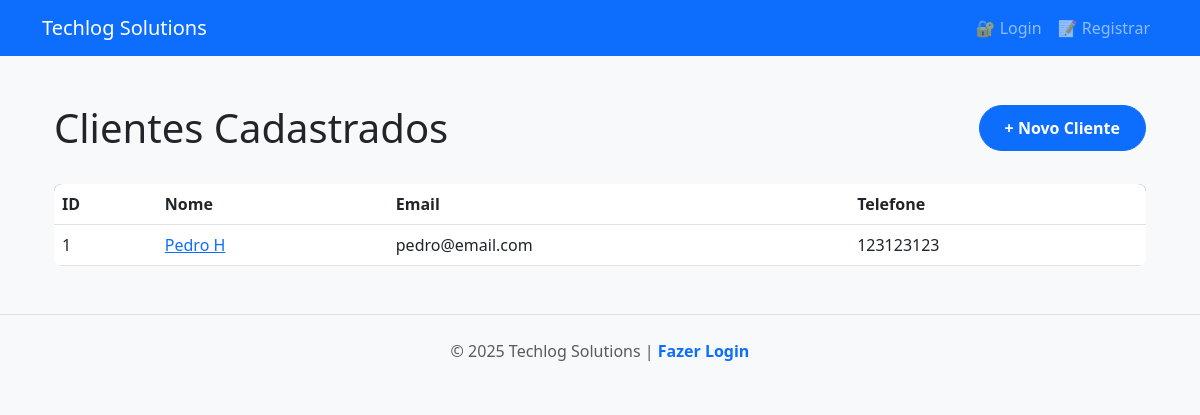
Page /clientes/ on the earlier database version.
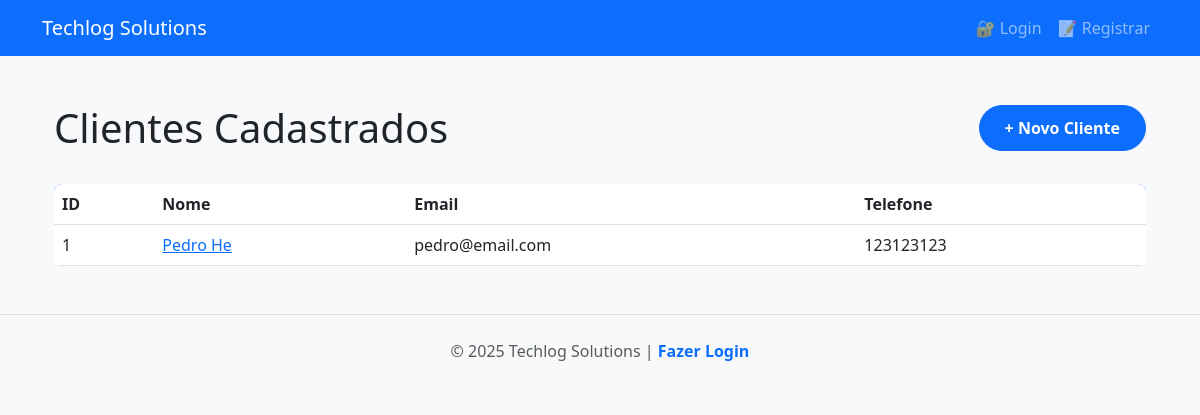
Same page on the later database version.
### tables this page shows
CREATE TABLE clientes (
                    id INTEGER PRIMARY KEY AUTOINCREMENT,
                    nome TEXT NOT NULL,
                    email TEXT NOT NULL,
                    telefone TEXT NOT NULL
                );

### app/routes/cliente.py (the view)
@front_router.get("/", response_class=HTMLResponse)
async def pagina_clientes(request: Request, cliente_repositorio:Annotated[Cliente, Depends(obter_cliente_repositorio)]):
    clientes = await cliente_repositorio.listar_clientes()
    return templates.TemplateResponse(
        request=request,
        name="clientes.html",
        context={
            "clientes": clientes,
            "titulo": "Lista de Clientes"
        }
    )

### app/database/cliente_repositorio.py (called while the page is built)
    async def listar_clientes(self) -> list[Cliente]:
        with self.bd.conectar() as conexao:
            cursor = conexao.cursor()
            cursor.execute("SELECT id, nome, email, telefone FROM clientes")
            linhas = cursor.fetchall()
            clientes = [Cliente(id_=linha[0], nome=linha[1], email=linha[2], telefone=linha[3]) for linha in linhas]
            return clientes

### app/database/local.py (called while the page is built)
    @contextmanager
    def conectar(self):
        conexao = sqlite3.connect(self.file_name)
        try:
            yield conexao
            conexao.commit()
        except Exception as e:
            conexao.rollback()
            raise e
        finally:
            conexao.close()

### app/dependencias.py (called while the page is built)
def obter_banco_de_dados() -> LocalDataBase:
    return banco_de_dados

def obter_cliente_repositorio(banco_de_dados_local: Annotated[LocalDataBase, Depends(obter_banco_de_dados)]) -> ClienteRepositorio:
    return ClienteRepositorio(banco_de_dados_local)

### templates/clientes.html (shortened to what this page needs)
{% extends "base.html" %}
{% block conteudo %}
<div class="container">
    <div class="header-section" style="display: flex; justify-content: space-between; align-items: center; margin-bottom: 2rem;">
        <h1 style="margin: 0;">Clientes Cadastrados</h1>
        <a href="/clientes/novo" class="btn btn-primary">
            + Novo Cliente
        </a>
    </div>
    <div class="clientes-lista">
        <table class="table">
            <thead>
                <tr>
                    <th>ID</th>
                    <th>Nome</th>
                    <th>Email</th>
                    <th>Telefone</th>
                </tr>
            </thead>
            <tbody>
                {% for cliente in clientes %}
                <tr>
                    <td>{{ cliente.id_ }}</td>
                    <td><a href="/clientes/{{ cliente.id_ }}">{{ cliente.nome }}</a></td>
                    <td>{{ cliente.email }}</td>
                    <td>{{ cliente.telefone }}</td>
                </tr>
                {% endfor %}
            </tbody>
        </table>
    </div>
</div>
{% endblock %}

### templates/base.html (shortened to what this page needs)
<!DOCTYPE html>
<html lang="pt-BR">
<head>
    <link href="https://cdn.jsdelivr.net/npm/bootstrap@5.3.0/dist/css/bootstrap.min.css" rel="stylesheet">
    <link rel="stylesheet" href="{{ url_for('static', path='/css/style.css') }}">
</head>
<body>
    <nav class="navbar navbar-expand-lg navbar-dark bg-primary">
        <div class="container">
            <a class="navbar-brand" href="/">
                Techlog Solutions
            </a>
            <div class="collapse navbar-collapse" id="navbarNav">
                <ul class="navbar-nav ms-auto">
                    {% if request.cookies.get("session_token") %}
                        <li class="nav-item">
                            <a class="nav-link" href="/">🏠 Início</a>
                        </li>
                        <li class="nav-item">
                            <a class="nav-link" href="/clientes">👥 Clientes</a>
                        </li>
                        <li class="nav-item">
                            <a class="nav-link" href="/docs" target="_blank">📚 API Docs</a>
                        </li>
                        <li class="nav-item">
                            <div class="user-info">
                                <a href="/logout" class="nav-link" onclick="return confirm('Deseja realmente sair?')">➜] Sair</a>
                            </div>
                        </li>
                    {% else %}
                        <li class="nav-item">
                            <a class="nav-link" href="/login">🔐 Login</a>
                        </li>
                        <li class="nav-item">
                            <a class="nav-link" href="/registro">📝 Registrar</a>
                        </li>
                    {% endif %}
                </ul>
            </div>
        </div>
    </nav>
    <main class="container my-5">
        {% block conteudo %}
        {% endblock %}
    </main>
    <footer class="bg-light py-4 mt-5">
        <div class="container text-center">
            <p class="text-muted mb-0">
                © 2025 Techlog Solutions |
                {% if request.cookies.get("session_token") %}
                    <a href="/docs">Documentação da API</a>
                {% else %}
                    <a href="/login">Fazer Login</a>
                {% endif %}
            </p>
        </div>
    </footer>
</body>
</html>

### static/css/style.css (style rules this page uses)
:root { --primary-color: #0d6efd; --secondary-color: #6c757d; --success-color: #198754; --danger-color: #dc3545; --warning-color: #ffc107; --info-color: #0dcaf0; --light-bg: #f8f9fa; --dark-text: #212529; --border-radius: 8px; --transition: all 0.3s ease; }
body { font-family: 'Segoe UI', Tahoma, Geneva, Verdana, sans-serif; background-color: var(--light-bg); color: var(--dark-text); }
.btn { border-radius: 50px; padding: 10px 25px; font-weight: 600; transition: var(--transition); }
.table { background: white; border-radius: var(--border-radius); overflow: hidden; }
.table thead { background: var(--primary-color); color: white; }
footer { margin-top: auto; border-top: 1px solid #dee2e6; }
footer a { color: var(--primary-color); text-decoration: none; font-weight: 600; }

Differences in the rows shown:
changed clientes "pedro@email.com": nome "Pedro H" → "Pedro He"
